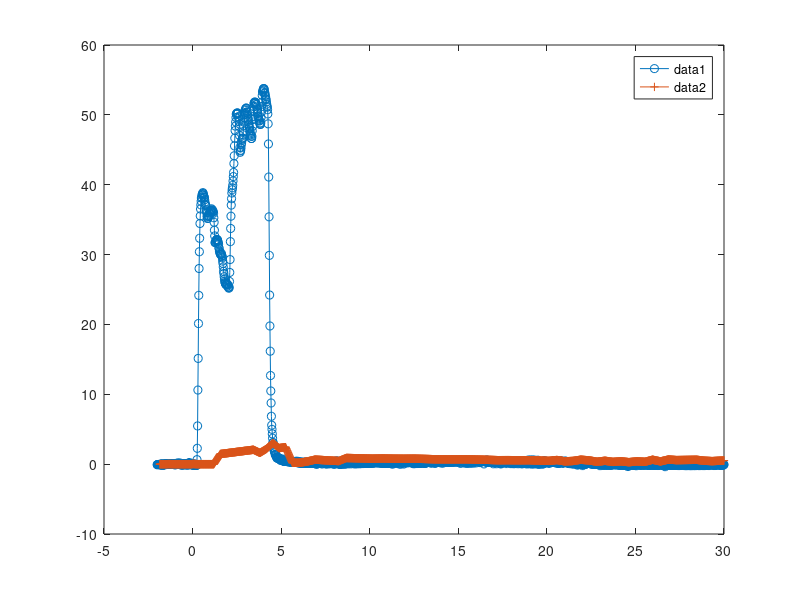

This figure's MATLAB source:
clear all
load("12aug19_lowQ.mat");  % 4 fluid BTCs 
time = zero_time_R4_US;
n = length(time);  % Change length of all vectors if desired
cout_1A = (R4_US_cond_no_bg(1:n).*0.3);
cout_1B = (R4_DS_cond_no_bg(1:n).*0.3); 
cout_2A = (R3_US_cond_no_bg(1:n).*0.3);
cout_2B = (R3_DS_cond_no_bg(1:n).*0.3); 
%%%%%%%%%%%%%%%%%%%
load('aug12_R4_US.mat');   % Bulk BTC at 1A (I think)
time_imm=times_decimal_noBg % Different for each bulk BTC!
in=cout_1A(1:n);
out=interp1(time_imm,cond_noBg',time); out(out<0)=0;
save ('lowQ_R1A_MIM.mat', 'time', 'in', 'out')
%%%%%%%%%%%%%%%%%%%
load('aug12_R4_DS.mat');   % Bulk BTC at 1B (I think)
time_imm=times_decimal_noBg % Different for each bulk BTC!
in=cout_1B(1:n);
out=interp1(time_imm,cond_noBg',time); out(out<0)=0;
save ('lowQ_R1B_MIM.mat', 'time', 'in', 'out')
%%%%%%%%%%%%%%%%%%%
load('aug12_R3_US.mat');   % Bulk BTC at 2A (I think)
time_imm=times_decimal_noBg % Different for each bulk BTC!
in=cout_2A(1:n);
out=interp1(time_imm,cond_noBg',time); out(out<0)=0;
save ('lowQ_R2A_MIM.mat', 'time', 'in', 'out')
%%%%%%%%%%%%%%%%%%%%
load('aug12_R3_DS.mat');   % Bulk BTC at 2B (I think)
time_imm=times_decimal_noBg % Different for each bulk BTC!
in=cout_2B(1:n);
out=interp1(time_imm,cond_noBg',time); out(out<0)=0;
save ('lowQ_R2B_MIM.mat', 'time', 'in', 'out')

figure(44)
plot(time,in,'o-')
hold on 
plot(time,out,'+-')
%axis([-1 5 -1 20])
legend
hold off


